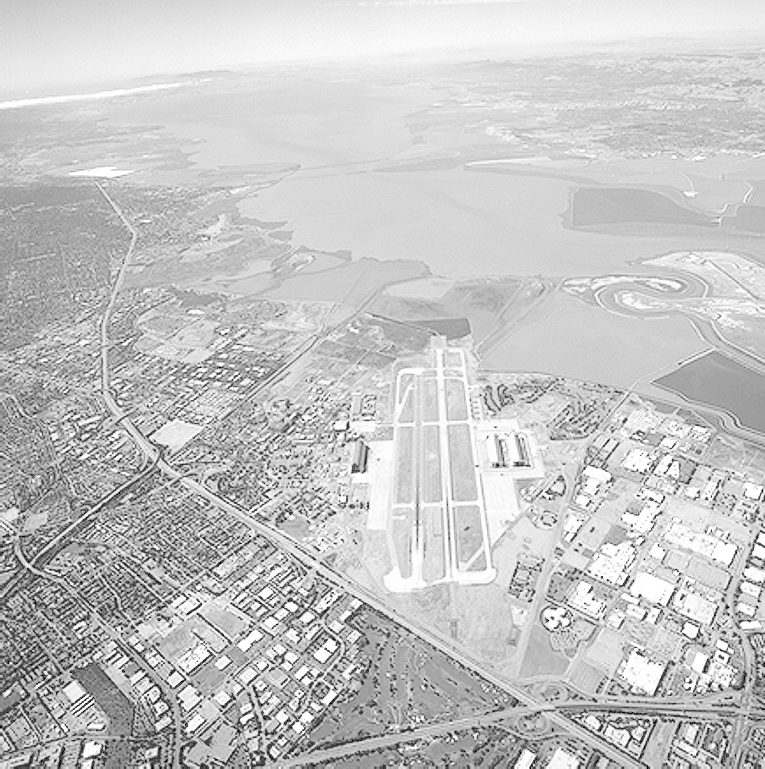
#> input picture Q-01/runway.png, 765 x 769 px, found by its file name
$ jupyter execute Quection_03.ipynb
#> lines starting #> are read from the running program, lines starting #| are printed output that depends on the picture; long printed decimals are rounded
### Q3 — Write your own function to equalize the histogram of an image, and apply it to the runway image

[cell 1]
import cv2 as cv
import numpy as np
import matplotlib.pyplot as plt

# Load runway image as grayscale
img = cv.imread('runway.png', cv.IMREAD_GRAYSCALE)
#> img is the input picture: shape (769, 765); min 0, max 255, mean 197.1

def my_hist_equalization(image):
    # Step 1: compute histogram
    hist = np.zeros(256, dtype=int)
    for pixel in image.ravel():
        hist[pixel] += 1
#> this loop made 588285 passes
#> pixel on passes 1 to 3: 199, 199, 199
#> after the loop, hist = 256 values, max 15137 at index 213, min 0 at index 1, mean 2298

    # Step 2: normalize histogram
    total_pixels = image.size
#> total_pixels = 588285
    pdf = hist / total_pixels
#> pdf = 256 values, max 0.0257 at index 213, min 0 at index 1, mean 0.00391

    # Step 3: compute cumulative distribution function (CDF)
    cdf = np.cumsum(pdf)
#> cdf = 256 values from 0.00149 to 1

    # Step 4: build transformation table
    transform = np.floor(255 * cdf).astype(np.uint8)
#> transform = 256 values from 0 to 255

    # Step 5: map original intensities to equalized intensities
    equalized = transform[image]
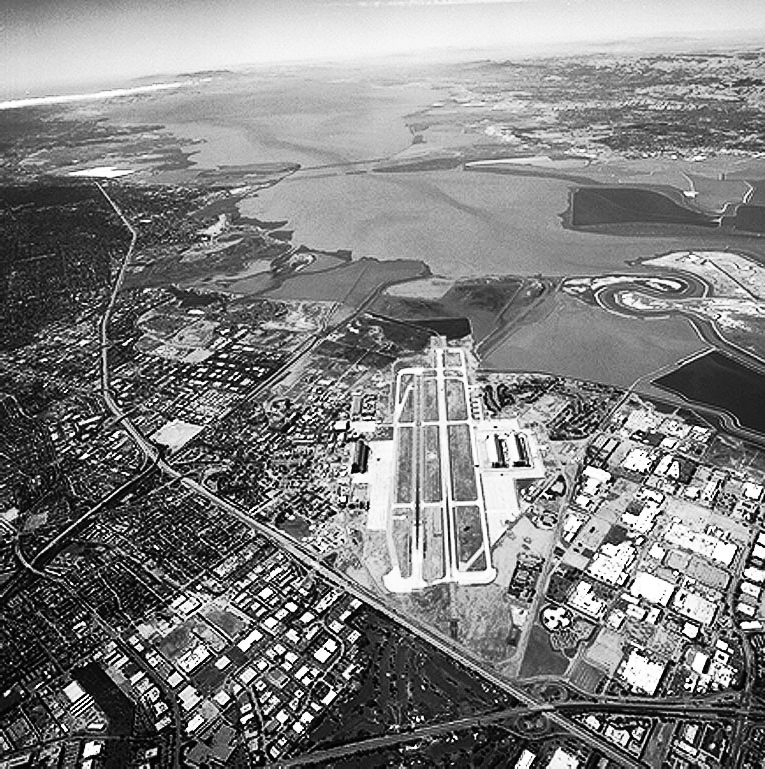
#> equalized: shape (769, 765); min 0, max 255, mean 128.3

    return equalized, hist, cdf, transform

# Apply manual histogram equalization
eq_img, hist_orig, cdf_orig, transform = my_hist_equalization(img)
#> hist_orig has the same summary as hist in my_hist_equalization; cdf_orig = 256 values from 0.00149 to 1; transform = 256 values from 0 to 255

# Display original and equalized images
plt.figure(figsize=(12,5))

plt.subplot(1,2,1)
plt.imshow(img, cmap='gray')
plt.title('Original Runway Image')
plt.axis('off')

plt.subplot(1,2,2)
plt.imshow(eq_img, cmap='gray')
plt.title('Q3: Histogram Equalized Image')
plt.axis('off')

plt.tight_layout()
plt.show()
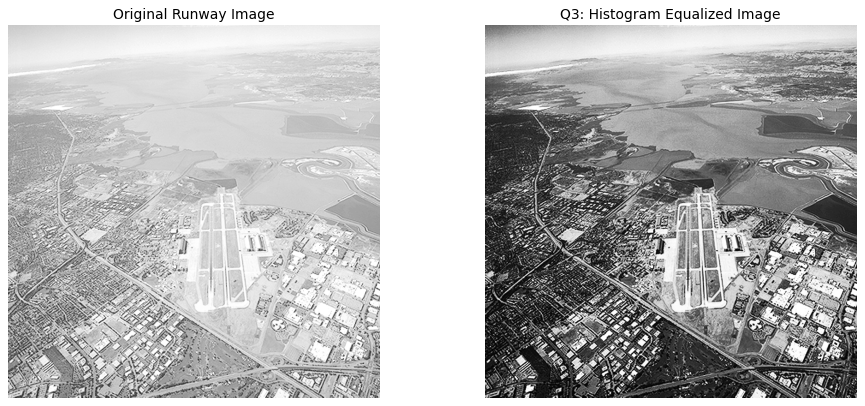
#> figure drawn by matplotlib, 2 panels

### Histogram comparison

[cell 2]
hist_eq, _ = np.histogram(eq_img.flatten(), bins=256, range=[0,256])
#> hist_eq = 256 values, max 15137 at index 153, min 0 at index 2, mean 2298

plt.figure(figsize=(12,5))

plt.subplot(1,2,1)
plt.plot(hist_orig)
plt.title('Histogram of Original Runway Image')
plt.xlabel('Intensity value')
plt.ylabel('Frequency')

plt.subplot(1,2,2)
plt.plot(hist_eq)
plt.title('Histogram of Equalized Image')
plt.xlabel('Intensity value')
plt.ylabel('Frequency')

plt.tight_layout()
plt.show()
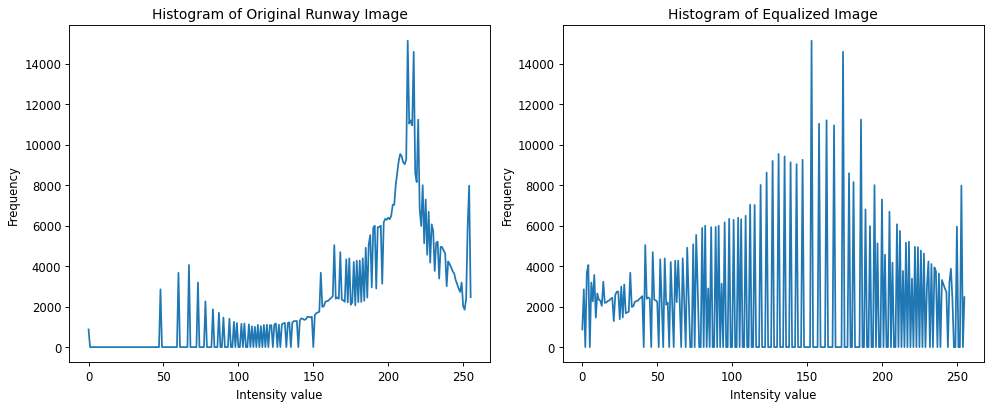
#> figure drawn by matplotlib, 2 panels; panel 1: curve peaks at x = 213, y = 15137; panel 2: curve peaks at x = 153, y = 15137

### CDF visualization

[cell 3]
cdf_eq = np.cumsum(hist_eq / eq_img.size)
#> cdf_eq = 256 values from 0.00149 to 1

plt.figure(figsize=(12,5))

plt.subplot(1,2,1)
plt.plot(cdf_orig)
plt.title('CDF of Original Image')
plt.xlabel('Intensity value')
plt.ylabel('Cumulative probability')

plt.subplot(1,2,2)
plt.plot(cdf_eq)
plt.title('CDF of Equalized Image')
plt.xlabel('Intensity value')
plt.ylabel('Cumulative probability')

plt.tight_layout()
plt.show()
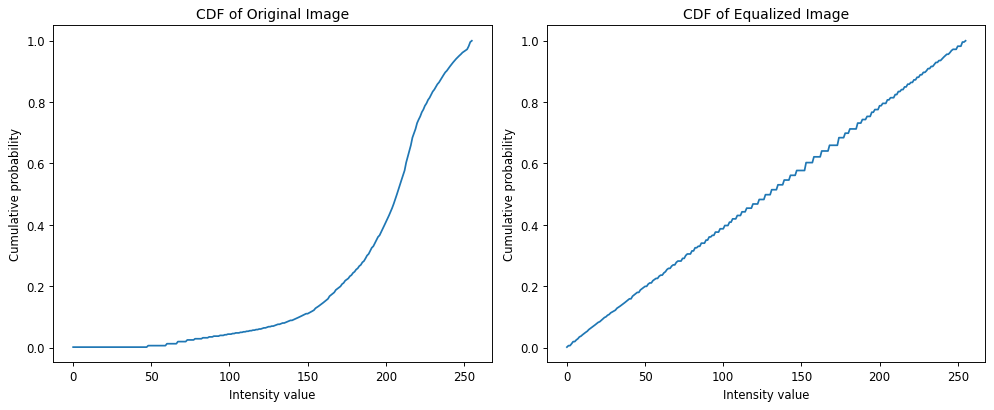
#> figure drawn by matplotlib, 2 panels; panel 1: curve peaks at x = 255, y = 1; panel 2: curve peaks at x = 255, y = 1

### Full comparison figure

[cell 4]
fig, axes = plt.subplots(2, 2, figsize=(12,10))

axes[0,0].imshow(img, cmap='gray')
axes[0,0].set_title('Original Runway Image')
axes[0,0].axis('off')

axes[0,1].imshow(eq_img, cmap='gray')
axes[0,1].set_title('Equalized Runway Image')
axes[0,1].axis('off')

axes[1,0].plot(hist_orig)
axes[1,0].set_title('Original Histogram')
axes[1,0].set_xlabel('Intensity')
axes[1,0].set_ylabel('Frequency')

axes[1,1].plot(hist_eq)
axes[1,1].set_title('Equalized Histogram')
axes[1,1].set_xlabel('Intensity')
axes[1,1].set_ylabel('Frequency')

plt.tight_layout()
plt.show()
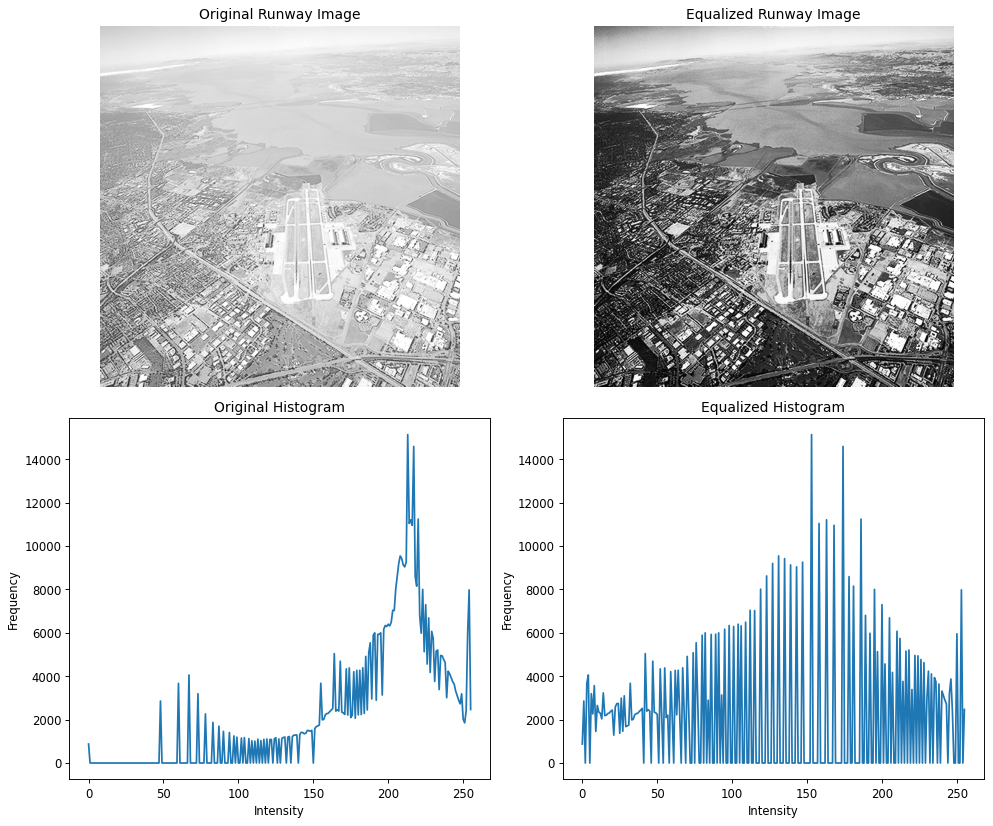
#> figure drawn by matplotlib, 4 panels; panel 3: curve peaks at x = 213, y = 15137; panel 4: curve peaks at x = 153, y = 15137

### validation using OpenCV

[cell 5]
eq_cv = cv.equalizeHist(img)

plt.figure(figsize=(15,5))

plt.subplot(1,3,1)
plt.imshow(img, cmap='gray')
plt.title('Original')
plt.axis('off')

plt.subplot(1,3,2)
plt.imshow(eq_img, cmap='gray')
plt.title('Manual Equalization')
plt.axis('off')

plt.subplot(1,3,3)
plt.imshow(eq_cv, cmap='gray')
plt.title('OpenCV equalizeHist()')
plt.axis('off')

plt.tight_layout()
plt.show()

[cell 6]
difference = np.abs(eq_img.astype(np.int16) - eq_cv.astype(np.int16))
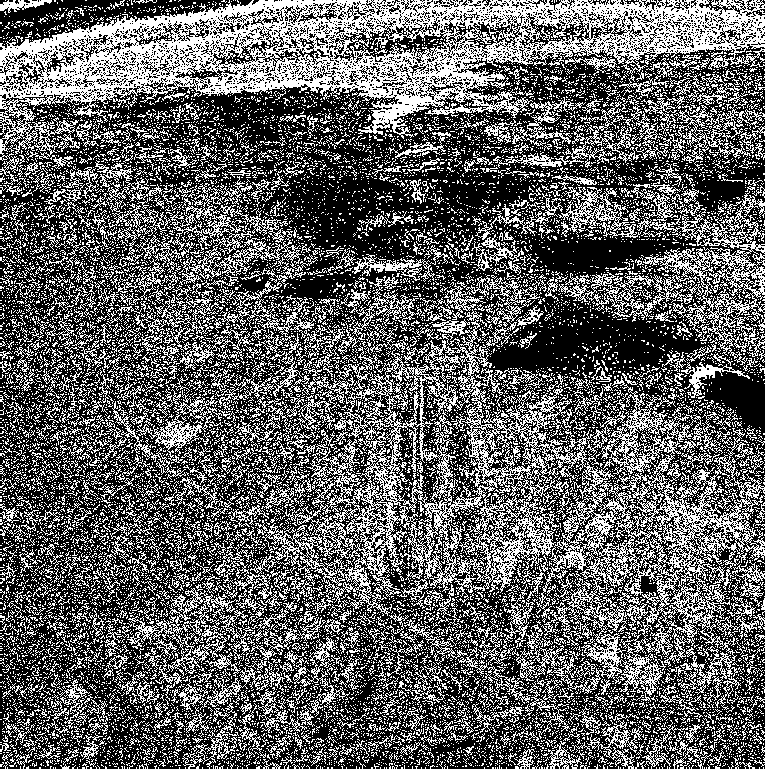
#> difference: shape (769, 765) int16; values 0 (black) and 1 (white), 37.9% white in thin lines or dots
print("Maximum absolute difference:", difference.max())
#| Maximum absolute difference: 1
print("Mean absolute difference:", difference.mean())
#| Mean absolute difference: 0.3795
